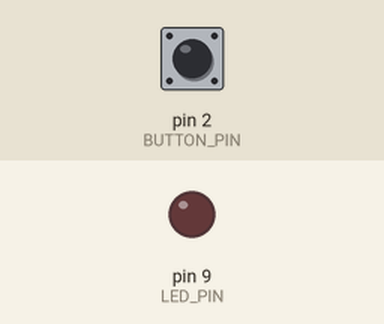
A program run on a simulated Arduino Uno, built with avr-gcc and run on an emulated ATmega328P. Shown: output pins drawn as LEDs (lit = HIGH). The inputs (shaded band) are chosen by the test bench; at power-on: pin 2 (BUTTON_PIN) HIGH.

Above: at 1.2 s.
1.3 s: pin 2 (BUTTON_PIN) pulled LOW for 0.15 s
At 2.5 s:
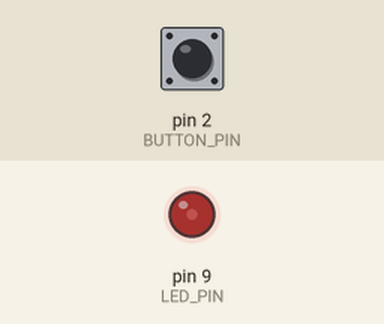
2.9 s: pin 2 (BUTTON_PIN) pulled LOW for 1 s
At 3.9 s:
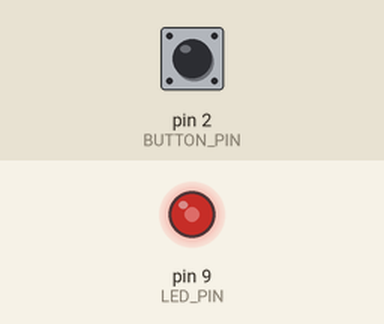
5.4 s: pin 2 (BUTTON_PIN) pulled LOW for 0.15 s
At 5.8 s:
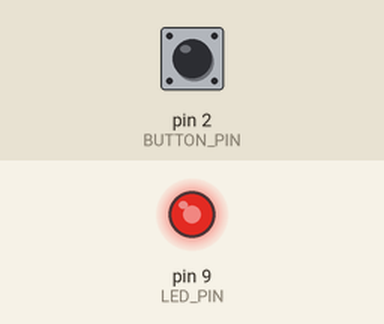
Timing chart, 0 to 8.4 s (numbered marks = the images above; inputs shaded):
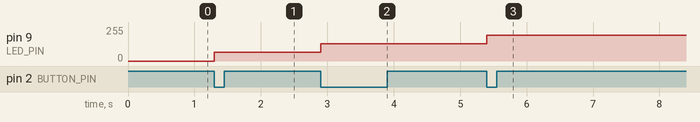

Measured:
- after the input at 1.3 s, pin 9 (LED_PIN): 0/255 → 64/255 at once
- after the input at 2.9 s, pin 9 (LED_PIN): 64/255 → 128/255 at once
- after the input at 5.4 s, pin 9 (LED_PIN): 128/255 → 192/255 at once

The program:

main.cpp
```cpp
#include <Arduino.h>

#define LED_PIN 9
#define BUTTON_PIN 2

// Brightness increment step (0~255)
const uint8_t STEP = 64;  // 4 levels: 0, 64, 128, 192
const unsigned long DEBOUNCE_MS = 25;

uint8_t brightness = 0;          // Current brightness 0~255
bool lastBtn = HIGH;             // INPUT_PULLUP: not pressed = HIGH
unsigned long lastChange = 0;

void setup() {
  pinMode(LED_PIN, OUTPUT);
  pinMode(BUTTON_PIN, INPUT_PULLUP);
  analogWrite(LED_PIN, brightness); // Initial brightness
}

void loop() {
  bool reading = digitalRead(BUTTON_PIN);
  unsigned long now = millis();

  // Simple debounce: wait a short time after state change before confirming
  if (reading != lastBtn && (now - lastChange) > DEBOUNCE_MS) {
    lastChange = now;
    // Detect "button press moment" (HIGH -> LOW falling edge)
    if (reading == LOW && lastBtn == HIGH) {
      // Each press increases brightness, wraps back to 0 after 192
      brightness = (brightness + STEP) % 256;
      analogWrite(LED_PIN, brightness);
    }
    lastBtn = reading;
  }
}
```
